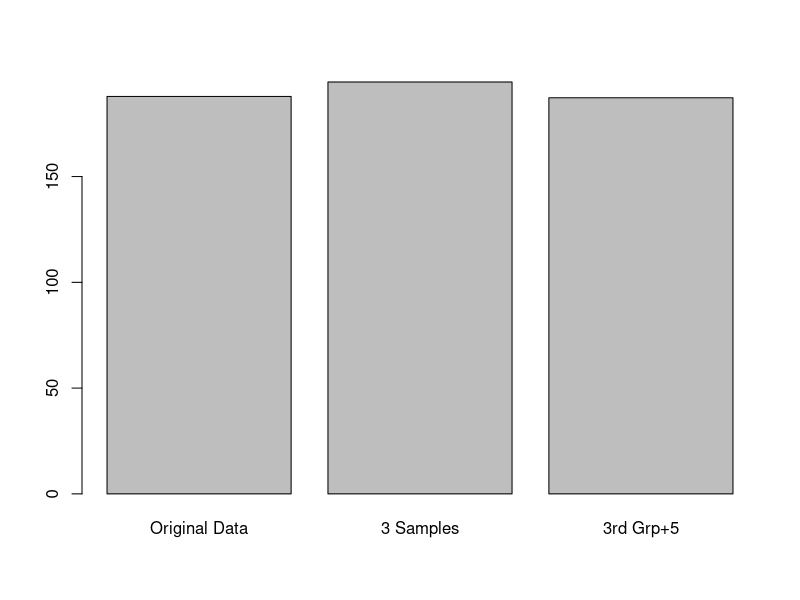
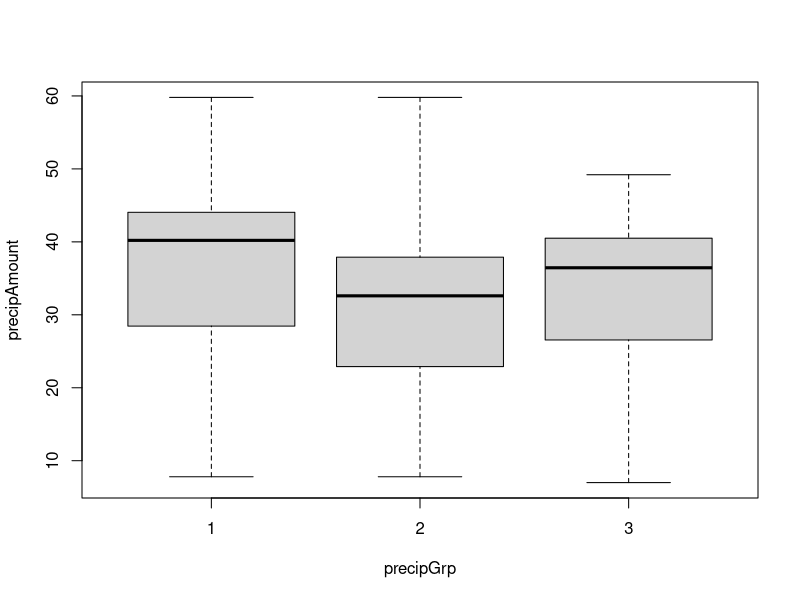

The R source for these figures, in order:
# ANOVA
set.seed(1)
pgrp1 <- sample(precip,20, replace=TRUE)
pgrp2 <- sample(precip,20, replace=TRUE)
pgrp3 <- sample(precip,20, replace=TRUE)
v1 <- var(precip)
v2 <-var(c(pgrp1,pgrp2,pgrp3))
pgrp3 <- pgrp3-5
v3 <- var(c(pgrp1,pgrp2,pgrp3))
barplot(c(v1,v2,v3),names.arg=c("Original Data","3 Samples","3rd Grp+5"))

# ANOVA for precipitation data-set
set.seed(10)
precipAmount <- sample(precip, 60, replace = T)
precipGrp <- as.factor(rep(seq(from=1, to=3, by=1), 20))
precipDF <- data.frame(precipAmount, precipGrp)
boxplot(precipAmount ~ precipGrp, data=precipDF)

precipOut <- aov(precipAmount ~ precipGrp, data=precipDF)
summary(precipOut)

# What does the next line do?
precipDF$precipAmount[precipDF$precipGrp==3] <- precipDF$precipAmount[precipDF$precipGrp==3] - 7
precipOut <- aov(precipAmount ~ precipGrp, data=precipDF)
summary(precipOut)
